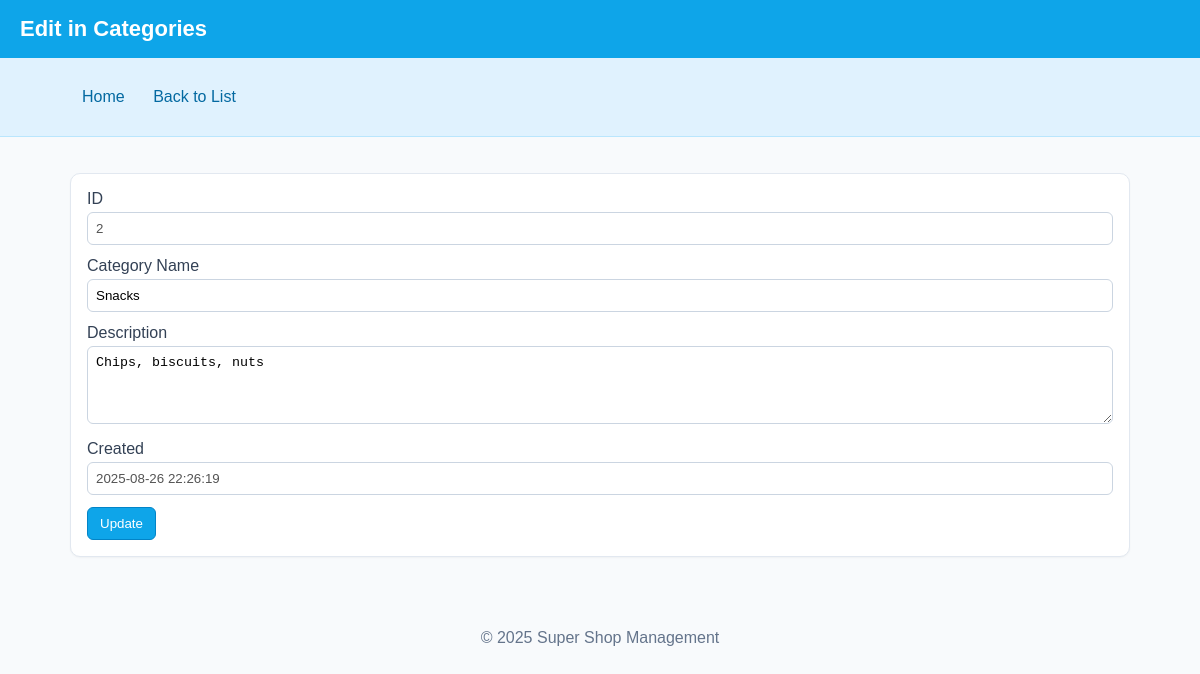
/tables/categories/edit.php?id=2, run on the app's committed database.
### tables this page shows
CREATE TABLE categories (
  category_id INT AUTO_INCREMENT PRIMARY KEY,
  name VARCHAR(100) NOT NULL,
  description TEXT NULL,
  created_at DATETIME NOT NULL DEFAULT CURRENT_TIMESTAMP
);

### tables/categories/edit.php (called while the page is built)
<?php
require_once __DIR__ . '/config.php';
require_once __DIR__ . '/../../crud/edit.php';
?>

### tables/categories/config.php (called while the page is built)
<?php
$table = 'categories';
$primary_key = 'category_id';
$fields = [
  'category_id' => ['type'=>'int','auto_increment'=>true,'primary'=>true,'hidden'=>false],
  'name'        => ['type'=>'varchar','required'=>true],
  'description' => ['type'=>'text','required'=>false,'nullable'=>true],
  'created_at'  => ['type'=>'datetime','auto'=>true,'hidden'=>false],
];
$labels = [
  'category_id' => 'ID',
  'name'        => 'Category Name',
  'description' => 'Description',
  'created_at'  => 'Created',
];
?>

### crud/edit.php (the view, shortened to what this page needs)
<?php
require_once __DIR__ . '/../config/db_connect.php';
$id = $_GET['id'] ?? null;
$stmt = $pdo->prepare("SELECT * FROM {$table} WHERE {$primary_key} = :id");
$stmt->execute([':id' => $id]);
$existing = $stmt->fetch();
function render_header($title) {
  echo '<!doctype html><html><head><meta charset="utf-8"><meta name="viewport" content="width=device-width, initial-scale=1"><title>'
    . htmlspecialchars($title) . '</title><link rel="stylesheet" href="../../assets/style.css"></head><body>';
  echo '<div class="header"><h1>' . htmlspecialchars($title) . '</h1></div>';
  echo '<div class="nav"><div class="container"><a href="../../index.php">Home</a> <a href="list.php">Back to List</a></div></div>';
  echo '<div class="container"><div class="card">';
}
function render_footer() {
  echo '</div></div><div class="footer"><p>&copy; ' . date('Y') . ' Super Shop Management</p></div></body></html>';
}
render_header("Edit in " . ucfirst($table));
echo '<form method="post">';
foreach ($fields as $name => $meta) {
  $label = $labels[$name] ?? $name;
  if (!empty($meta['auto_increment']) || !empty($meta['auto']) || !empty($meta['primary'])) {
    echo '<div class="form-row"><label>'.htmlspecialchars($label).'</label>';
    echo '<input type="text" value="'.htmlspecialchars((string)$existing[$name]).'" disabled />';
    echo '</div>';
    continue;
  }
  $type = $meta['type'] ?? 'varchar';
  $input = $meta['input'] ?? null;
  $required = !empty($meta['required']) ? 'required' : '';
  $current = $existing[$name] ?? '';
  echo '<div class="form-row"><label for="'.htmlspecialchars($name).'">'.htmlspecialchars($label).'</label>';
  if (!empty($meta['foreign'])) {
    $opts = fetch_fk_options($pdo, $meta['foreign']);
    echo '<select name="'.htmlspecialchars($name).'" id="'.htmlspecialchars($name).'" '.$required.'>';
    echo '<option value="">-- Select --</option>';
    foreach ($opts as $opt) {
      $sel = ($opt['id'] == $current) ? 'selected' : '';
      echo '<option '.$sel.' value="'.htmlspecialchars($opt['id']).'">'.htmlspecialchars($opt['label']).'</option>';
    }
    echo '</select>';
  } else if ($type === 'text') {
    echo '<textarea name="'.htmlspecialchars($name).'" id="'.htmlspecialchars($name).'" rows="4">'.htmlspecialchars((string)$current).'</textarea>';
  } else if ($type === 'int' || $type === 'decimal') {
    $step = $type === 'decimal' ? '0.01' : '1';
    echo '<input type="number" step="'.$step.'" name="'.htmlspecialchars($name).'" id="'.htmlspecialchars($name).'" value="'.htmlspecialchars((string)$current).'" '.$required.' />';
  } else if ($type === 'date') {
    echo '<input type="date" name="'.htmlspecialchars($name).'" id="'.htmlspecialchars($name).'" value="'.htmlspecialchars((string)$current).'" '.$required.' />';
  } else if ($input === 'password') {
    echo '<input type="password" name="'.htmlspecialchars($name).'" id="'.htmlspecialchars($name).'" placeholder="Leave blank to keep unchanged" />';
  } else {
    echo '<input type="text" name="'.htmlspecialchars($name).'" id="'.htmlspecialchars($name).'" value="'.htmlspecialchars((string)$current).'" '.$required.' />';
  }
  echo '</div>';
}
echo '<button class="btn primary" type="submit">Update</button>';
echo '</form>';
render_footer();

### assets/style.css (style rules this page uses)
* { box-sizing: border-box; }
body { font-family: Arial, Helvetica, sans-serif; margin: 0; background:#f8fafc; color:#0f172a; }
a { text-decoration: none; }
.container { max-width: 1100px; margin: 0 auto; padding: 20px; }
.header { background:#0ea5e9; color:white; padding:16px 20px; }
.header h1 { margin:0; font-size: 22px; }
.nav { background:#e0f2fe; border-bottom:1px solid #bae6fd; }
.nav a { display:inline-block; padding:10px 12px; color:#0369a1; }
.card { background:white; border:1px solid #e2e8f0; border-radius:10px; padding:16px; margin:16px 0; box-shadow: 0 1px 2px rgba(0,0,0,0.04); }
.btn { display:inline-block; padding:8px 12px; border-radius:6px; border:1px solid #cbd5e1; background:#fff; color:#0f172a; }
.btn.primary { background:#0ea5e9; color:white; border-color:#0284c7; }
.form-row { margin-bottom:12px; }
.form-row label { display:block; margin-bottom:4px; color:#334155; }
.form-row input, .form-row select, .form-row textarea { width:100%; padding:8px; border:1px solid #cbd5e1; border-radius:6px; background:white; }
.footer { text-align:center; color:#64748b; padding:20px; }

### data on the page
categories: category_id "2", name "Snacks", description "Chips, biscuits, nuts", created_at "2025-08-26 22:26:19"

### other printed values
$title "Edit in Categories"
$label "ID"
$label "Category Name"
$label "Description"
$label "Created"
